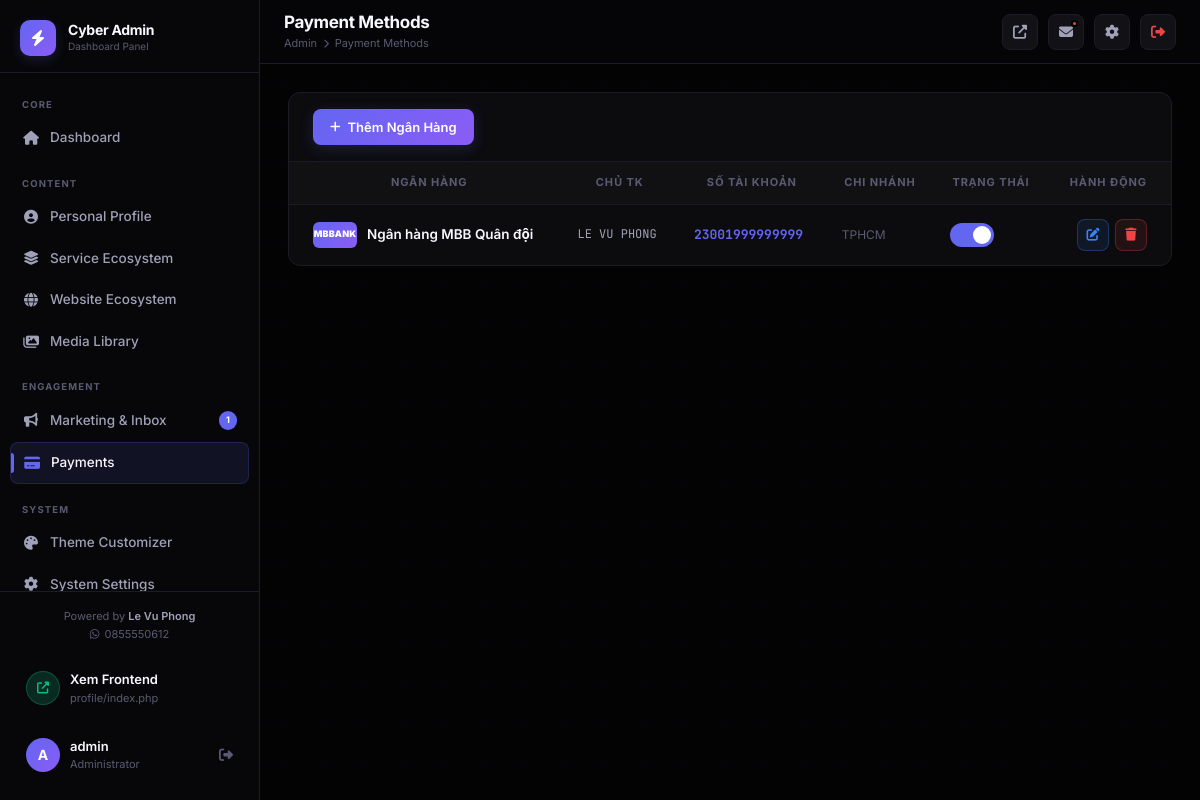
The app's page /admin/pages/banks.php (signed in) with its own data.
### tables this page shows
CREATE TABLE `users` (
  `id` int(10) unsigned NOT NULL AUTO_INCREMENT,
  `username` varchar(100) NOT NULL,
  `password` varchar(255) NOT NULL,
  `email` varchar(255) NOT NULL,
  `avatar` varchar(500) DEFAULT '',
  `remember_token` varchar(255) DEFAULT NULL,
  `created_at` timestamp NOT NULL DEFAULT current_timestamp(),
  PRIMARY KEY (`id`),
  UNIQUE KEY `username` (`username`)
);

CREATE TABLE `banks` (
  `id` int(10) unsigned NOT NULL AUTO_INCREMENT,
  `logo` varchar(500) DEFAULT '',
  `bank_name` varchar(200) NOT NULL,
  `bank_short` varchar(50) DEFAULT '',
  `account_holder` varchar(200) NOT NULL,
  `account_number` varchar(100) NOT NULL,
  `branch` varchar(300) DEFAULT '',
  `qr_code` varchar(500) DEFAULT '',
  `description` text DEFAULT NULL,
  `status` tinyint(1) DEFAULT 1,
  `created_at` timestamp NOT NULL DEFAULT current_timestamp(),
  PRIMARY KEY (`id`)
);

### config/database.php (called while the page is built, shortened)
<?php
class Database {
    private static ?PDO $instance = null;
    public static function getInstance(): PDO {
        if (self::$instance === null) {
            $dsn = "mysql:host=" . DB_HOST . ";dbname=" . DB_NAME . ";charset=" . DB_CHARSET;
            $options = [
                PDO::ATTR_ERRMODE            => PDO::ERRMODE_EXCEPTION,
                PDO::ATTR_DEFAULT_FETCH_MODE => PDO::FETCH_ASSOC,
                PDO::ATTR_EMULATE_PREPARES   => false,
            ];
            try {
                self::$instance = new PDO($dsn, DB_USER, DB_PASS, $options);
            } catch (PDOException $e) {
                http_response_code(500);
                die(json_encode(['error' => 'Database connection failed.']));
            }
        }
        return self::$instance;
    }
}
function db(): PDO {
    return Database::getInstance();
}

### admin/includes/auth.php (called while the page is built, shortened)
<?php
require_once dirname(__DIR__, 2) . '/includes/functions.php';
function getAdminUser(): array {
    $stmt = db()->prepare("SELECT id, username, email, avatar FROM users WHERE id = ?");
    $stmt->execute([$_SESSION['admin_id']]);
    return $stmt->fetch() ?: [];
}

### includes/functions.php (called while the page is built, shortened)
<?php
require_once __DIR__ . '/../config/database.php';
function e(string $str): string {
    return htmlspecialchars($str, ENT_QUOTES, 'UTF-8');
}

### admin/pages/banks.php (the view, shortened to what this page needs)
<?php
require_once dirname(__DIR__) . '/includes/auth.php';
$rows = db()->query("SELECT * FROM banks ORDER BY id ASC")->fetchAll();
include dirname(__DIR__).'/includes/head.php';
include dirname(__DIR__).'/includes/sidebar.php';
include dirname(__DIR__).'/includes/topbar.php';
?>
<div class="admin-main"><div class="content-area">
<div class="admin-card">
  <div class="table-toolbar"><div class="toolbar-right"><button class="btn btn-primary" onclick="openAddModal()"><i class="fas fa-plus"></i> Thêm Ngân Hàng</button></div></div>
  <div class="modern-table-wrap"><table class="modern-table">
    <thead><tr><th>Ngân hàng</th><th>Chủ TK</th><th>Số tài khoản</th><th>Chi nhánh</th><th>Trạng thái</th><th style="text-align:right;">Hành động</th></tr></thead>
    <tbody>
    <?php if(empty($rows)):?><tr><td colspan="6"><div class="empty-state"><i class="fas fa-credit-card"></i><h4>Chưa có ngân hàng nào</h4></div></td></tr>
    <?php else:foreach($rows as $r):?>
    <tr>
      <td>
        <div style="display:flex;align-items:center;gap:10px;">
          <div style="width:44px;height:26px;background:linear-gradient(135deg,var(--accent),var(--accent-2));border-radius:6px;display:flex;align-items:center;justify-content:center;font-size:9px;font-weight:900;color:#fff;letter-spacing:0.02em;"><?=e($r['bank_short'])?></div>
          <span class="td-primary"><?=e($r['bank_name'])?></span>
        </div>
      </td>
      <td style="font-family:var(--font-mono);font-size:12px;"><?=e($r['account_holder'])?></td>
      <td><span style="font-family:var(--font-mono);font-size:13px;color:var(--accent);font-weight:700;"><?=e($r['account_number'])?></span></td>
      <td style="color:var(--text-3);font-size:12px;"><?=e($r['branch'])?></td>
      <td><label class="toggle-wrap"><span class="toggle-switch"><span class="toggle-slider"></span></span></label></td>
      <td><div class="td-actions"><button class="btn btn-xs btn-info btn-icon" onclick="openEditModal(<?= htmlspecialchars(json_encode($r), ENT_QUOTES, 'UTF-8') ?>)"><i class="fas fa-edit"></i></button><button class="btn btn-xs btn-danger btn-icon" onclick="deleteItem('banks',<?=$r['id']?>,location.href)"><i class="fas fa-trash"></i></button></div></td>
    </tr>
    <?php endforeach;endif;?>
    </tbody>
  </table></div>
</div>
</div></div>
</body></html>

### admin/includes/sidebar.php (shortened to what this page needs)
<?php
$currentPage = basename($_SERVER['PHP_SELF'], '.php');
$currentDir  = basename(dirname($_SERVER['PHP_SELF']));
function navItem(string $href, string $icon, string $label, string $page, string $current, ?int $badge = null): void {
    $active = ($current === $page) ? ' active' : '';
    $badgeHtml = $badge !== null ? "<span class='nav-badge'>$badge</span>" : '';
    echo "<a href='$href' class='nav-item$active'><i class='$icon'></i> $label $badgeHtml</a>";
}
try {
    $unreadContacts = (int)db()->query("SELECT COUNT(*) FROM contacts WHERE is_read=0")->fetchColumn();
    $pendingReviews = (int)db()->query("SELECT COUNT(*) FROM testimonials WHERE approved=0")->fetchColumn();
} catch (\Throwable) {
    $unreadContacts = $pendingReviews = 0;
}
$page = (isset($_GET['page']) ? $_GET['page'] : ($currentDir === 'pages' ? $currentPage : 'dashboard'));
?>
<aside class="admin-sidebar" id="adminSidebar">
  <a href="<?= ADMIN_URL ?>" class="sidebar-logo">
    <div class="logo-icon"><i class="fas fa-bolt"></i></div>
    <div>
      <div class="logo-text">Cyber Admin</div>
      <div class="logo-sub">Dashboard Panel</div>
    </div>
  </a>
  <nav class="sidebar-nav">
    <div class="nav-group">
      <div class="nav-group-label">Core</div>
      <?php navItem(ADMIN_URL, 'fas fa-home', 'Dashboard', 'index', $page); ?>
    </div>
    <div class="nav-group">
      <div class="nav-group-label">Content</div>
    </div>
    <div class="nav-group">
      <div class="nav-group-label">Engagement</div>
      <?php navItem(ADMIN_URL . 'pages/marketing', 'fas fa-bullhorn', 'Marketing & Inbox', 'marketing', $page, ($unreadContacts+$pendingReviews) ?: null); ?>
    </div>
    <div class="nav-group">
      <div class="nav-group-label">System</div>
    </div>
  </nav>
  <div class="sidebar-footer">
    <div style="text-align: center; margin-bottom: 16px; font-size: 11px; color: var(--text-3);">
      Powered by <a href="<?= PROJECT_WEBSITE ?>" target="_blank" style="color: var(--text-2); font-weight: 600; text-decoration: none;"><?= PROJECT_AUTHOR ?></a><br>
      <i class="fab fa-whatsapp" style="margin-right: 2px;"></i> <?= PROJECT_CONTACT ?>
    </div>
    <a href="<?= BASE_URL ?>" target="_blank" class="sidebar-user" style="margin-bottom:8px;">
      <div class="su-avatar" style="background:rgba(16,185,129,0.2);border:1px solid rgba(16,185,129,0.3);">
        <i class="fas fa-external-link-alt" style="font-size:12px;color:#10B981;"></i>
      </div>
      <div>
        <div class="su-name">Xem Frontend</div>
        <div class="su-role">profile/index.php</div>
      </div>
    </a>
    <?php $adminUser = getAdminUser(); ?>
    <div class="sidebar-user">
      <div class="su-avatar"><?= strtoupper(substr($adminUser['username'] ?? 'A', 0, 1)) ?></div>
      <div>
        <div class="su-name"><?= e($adminUser['username'] ?? 'Admin') ?></div>
        <div class="su-role">Administrator</div>
      </div>
      <a href="<?= ADMIN_URL ?>logout.php" class="su-logout" title="Đăng xuất">
        <i class="fas fa-sign-out-alt"></i>
      </a>
    </div>
  </div>
</aside>

### records on screen
users: username "A", username "admin"
banks: bank_short "MBBANK", bank_name "Ngân hàng MBB Quân đội", account_holder "LE VU PHONG", account_number "23001999999999", branch "TPHCM"

### other values on screen
$label "Dashboard Personal Profile Service Ecosystem Website Ecosystem Media Library Marketing & Inbox Payments Theme Customizer System Settings"
$badge "1"
PROJECT_AUTHOR "Le Vu Phong"
PROJECT_CONTACT "0855550612"
$pageTitle "Payment Methods"
